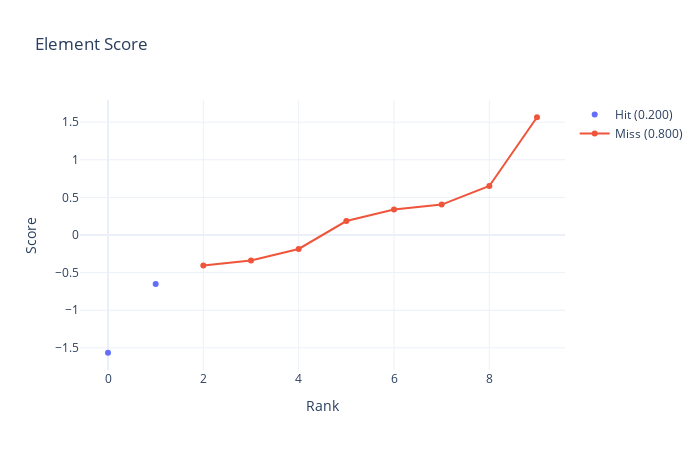
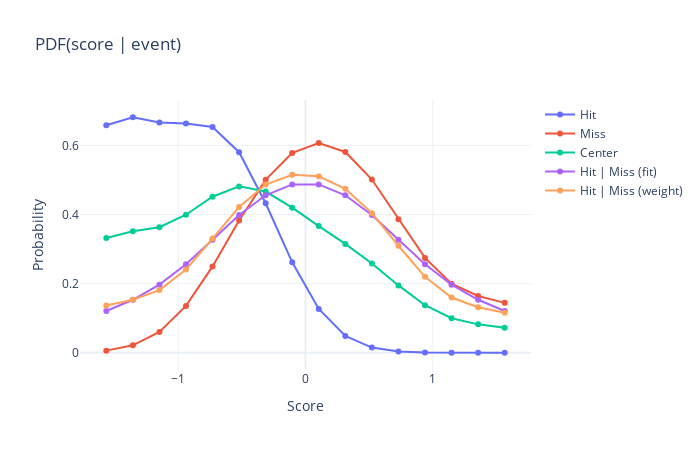
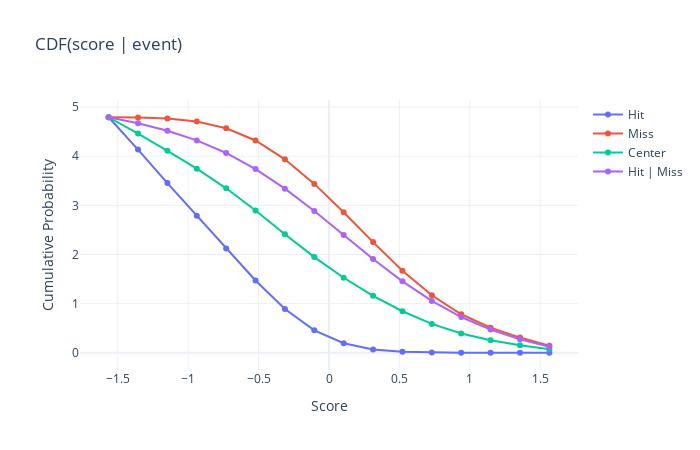

Here is the notebook cell these charts were saved with, in order:
### Code cell
for sides in (
    ("-"),
    ("+",),
    ("-", "+"),
):

    for n_element in (10,):

        assert n_element % 2 == 0

        np.random.seed(seed=2012)

        element_score = np.random.normal(size=n_element // 2)

        element_score = np.concatenate((element_score, -element_score))

        element_score.sort()

        element_score = pd.Series(
            element_score, index=("Element{}".format(i) for i in range(n_element)),
        )

        for n_skip in (0,):

            if n_skip < 1:

                n_skip = int(n_skip * n_element)

            for n_top in (2,):

                if n_top < 1:

                    n_top = int(n_top * n_element)

                for rate_top_hit in (1,):

                    if rate_top_hit < 1:

                        rate_top_hit = int(rate_top_hit * n_top)

                    print("n_element: {}".format(n_element))

                    print("n_skip: {}".format(n_skip))

                    print("n_top: {}".format(n_top))

                    print("rate_top_hit: {}".format(rate_top_hit))

                    set_elements_ = []

                    if "-" in sides:

                        set_elements_ += element_score.index[
                            n_skip : n_skip + n_top : rate_top_hit
                        ].tolist()

                    if "+" in sides:

                        set_elements_ += element_score.index[
                            -(n_skip + 1) : -(n_skip + 1 + n_top) : -rate_top_hit
                        ][::-1].tolist()

                    enrichment = kraft.compute_set_enrichment_2(element_score, set_elements_, None,
                                                         plot_score=True,
                                                         plot_r=False,
                                                         plot_s=True,
                                                         plot_signal=False,
                                                         plot_sea=False,
                                                        )

### Figure 1 — Plotly figure (JSON) as saved in the notebook; plotly's stock layout.template omitted (floating-point values rounded to 4 significant figures)
{"data": [{"mode": "markers", "name": "Hit (0.200)", "text": ["Element0", "Element1"], "type": "scatter", "x": [0, 1], "y": [-1.565, -0.6519]}, {"name": "Miss (0.800)", "text": ["Element2", "Element3", "Element4", "Element5", "Element6", "Element7", "Element8", "Element9"], "type": "scatter", "x": [2, 3, 4, 5, 6, 7, 8, 9], "y": [-0.4045, -0.3393, -0.1857, 0.1857, 0.3393, 0.4045, 0.6519, 1.565]}], "layout": {"height": 450, "title": {"text": "Element Score"}, "width": 700, "xaxis": {"autorange": true, "range": [-0.5889, 9.589], "title": {"text": "Rank"}, "type": "linear"}, "yaxis": {"autorange": true, "range": [-1.794, 1.794], "title": {"text": "Score"}, "type": "linear"}}}

### Figure 2 — Plotly figure (JSON) as saved in the notebook; plotly's stock layout.template omitted (floating-point values rounded to 4 significant figures)
{"data": [{"name": "Hit", "type": "scatter", "x": [-1.565, -1.356, -1.148, -0.9389, -0.7303, -0.5216, -0.313, -0.1043, 0.1043, 0.313, 0.5216, 0.7303, 0.9389, 1.148, 1.356, 1.565], "y": [0.6583, 0.6816, 0.6665, 0.6634, 0.6534, 0.5804, 0.4327, 0.2617, 0.1266, 0.04873, 0.01491, 0.003613, 0.0006929, 8.704e-05, 2.793e-16, 2.793e-16]}, {"name": "Miss", "type": "scatter", "x": [-1.565, -1.356, -1.148, -0.9389, -0.7303, -0.5216, -0.313, -0.1043, 0.1043, 0.313, 0.5216, 0.7303, 0.9389, 1.148, 1.356, 1.565], "y": [0.006136, 0.02144, 0.06001, 0.1356, 0.2498, 0.3826, 0.5004, 0.5783, 0.6067, 0.5811, 0.5014, 0.3862, 0.2745, 0.1997, 0.1644, 0.1444]}, {"name": "Center", "type": "scatter", "x": [-1.565, -1.356, -1.148, -0.9389, -0.7303, -0.5216, -0.313, -0.1043, 0.1043, 0.313, 0.5216, 0.7303, 0.9389, 1.148, 1.356, 1.565], "y": [0.3322, 0.3515, 0.3632, 0.3995, 0.4516, 0.4815, 0.4666, 0.42, 0.3667, 0.3149, 0.2581, 0.1949, 0.1376, 0.09987, 0.08221, 0.07218]}, {"name": "Hit | Miss (fit)", "type": "scatter", "x": [-1.565, -1.356, -1.148, -0.9389, -0.7303, -0.5216, -0.313, -0.1043, 0.1043, 0.313, 0.5216, 0.7303, 0.9389, 1.148, 1.356, 1.565], "y": [0.1207, 0.1533, 0.1971, 0.2563, 0.3273, 0.3986, 0.4558, 0.4872, 0.4872, 0.4558, 0.3986, 0.3273, 0.2563, 0.1971, 0.1533, 0.1207]}, {"name": "Hit | Miss (weight)", "type": "scatter", "x": [-1.565, -1.356, -1.148, -0.9389, -0.7303, -0.5216, -0.313, -0.1043, 0.1043, 0.313, 0.5216, 0.7303, 0.9389, 1.148, 1.356, 1.565], "y": [0.1366, 0.1535, 0.1813, 0.2411, 0.3305, 0.4221, 0.4869, 0.515, 0.5107, 0.4746, 0.4041, 0.3097, 0.2197, 0.1597, 0.1315, 0.1155]}], "layout": {"height": 450, "title": {"text": "PDF(score | event)"}, "width": 700, "xaxis": {"autorange": true, "range": [-1.772, 1.772], "title": {"text": "Score"}, "type": "linear"}, "yaxis": {"autorange": true, "range": [-0.04992, 0.7315], "title": {"text": "Probability"}, "type": "linear"}}}

### Figure 3 — Plotly figure (JSON) as saved in the notebook; plotly's stock layout.template omitted (floating-point values rounded to 4 significant figures)
{"data": [{"name": "Hit", "type": "scatter", "x": [-1.565, -1.356, -1.148, -0.9389, -0.7303, -0.5216, -0.313, -0.1043, 0.1043, 0.313, 0.5216, 0.7303, 0.9389, 1.148, 1.356, 1.565], "y": [4.793, 4.134, 3.453, 2.786, 2.123, 1.469, 0.8891, 0.4563, 0.1946, 0.06803, 0.0193, 0.004392, 0.0007799, 8.704e-05, 5.586e-16, 2.793e-16]}, {"name": "Miss", "type": "scatter", "x": [-1.565, -1.356, -1.148, -0.9389, -0.7303, -0.5216, -0.313, -0.1043, 0.1043, 0.313, 0.5216, 0.7303, 0.9389, 1.148, 1.356, 1.565], "y": [4.793, 4.786, 4.765, 4.705, 4.569, 4.32, 3.937, 3.437, 2.858, 2.252, 1.671, 1.169, 0.7829, 0.5084, 0.3088, 0.1444]}, {"name": "Center", "type": "scatter", "x": [-1.565, -1.356, -1.148, -0.9389, -0.7303, -0.5216, -0.313, -0.1043, 0.1043, 0.313, 0.5216, 0.7303, 0.9389, 1.148, 1.356, 1.565], "y": [4.793, 4.46, 4.109, 3.746, 3.346, 2.895, 2.413, 1.946, 1.526, 1.16, 0.8449, 0.5868, 0.3919, 0.2543, 0.1544, 0.07218]}, {"name": "Hit | Miss", "type": "scatter", "x": [-1.565, -1.356, -1.148, -0.9389, -0.7303, -0.5216, -0.313, -0.1043, 0.1043, 0.313, 0.5216, 0.7303, 0.9389, 1.148, 1.356, 1.565], "y": [4.793, 4.672, 4.519, 4.322, 4.065, 3.738, 3.339, 2.884, 2.396, 1.909, 1.453, 1.055, 0.7274, 0.4711, 0.274, 0.1207]}], "layout": {"height": 450, "title": {"text": "CDF(score | event)"}, "width": 700, "xaxis": {"autorange": true, "range": [-1.769, 1.769], "title": {"text": "Score"}, "type": "linear"}, "yaxis": {"autorange": true, "range": [-0.3511, 5.144], "title": {"text": "Cumulative Probability"}, "type": "linear"}}}
